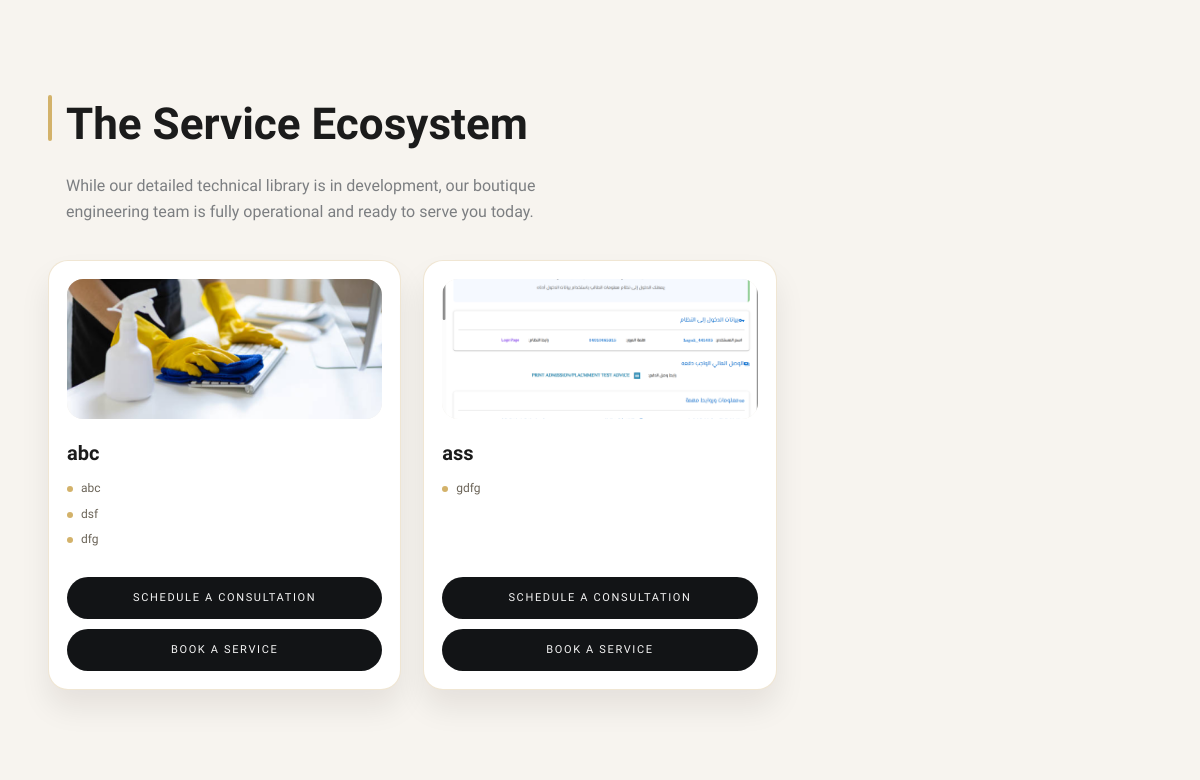
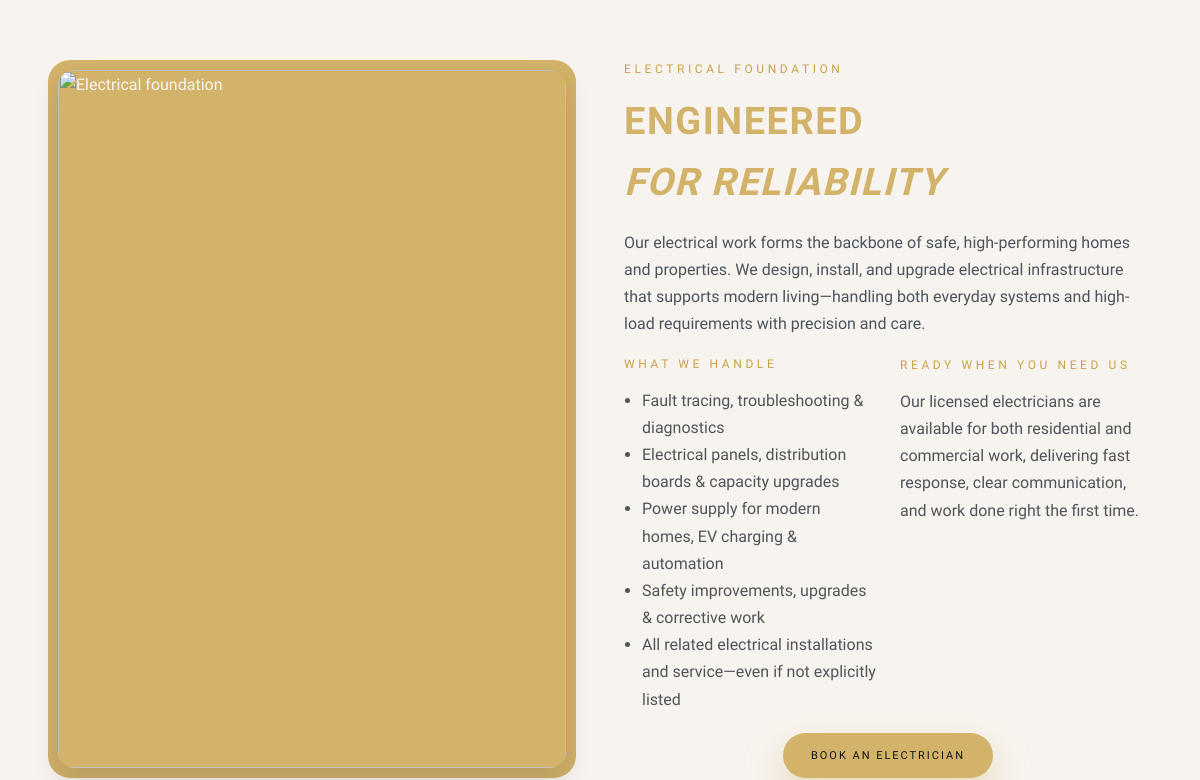
The page /services/ (middle part) on the database as committed earlier (2 pictures, top to bottom).
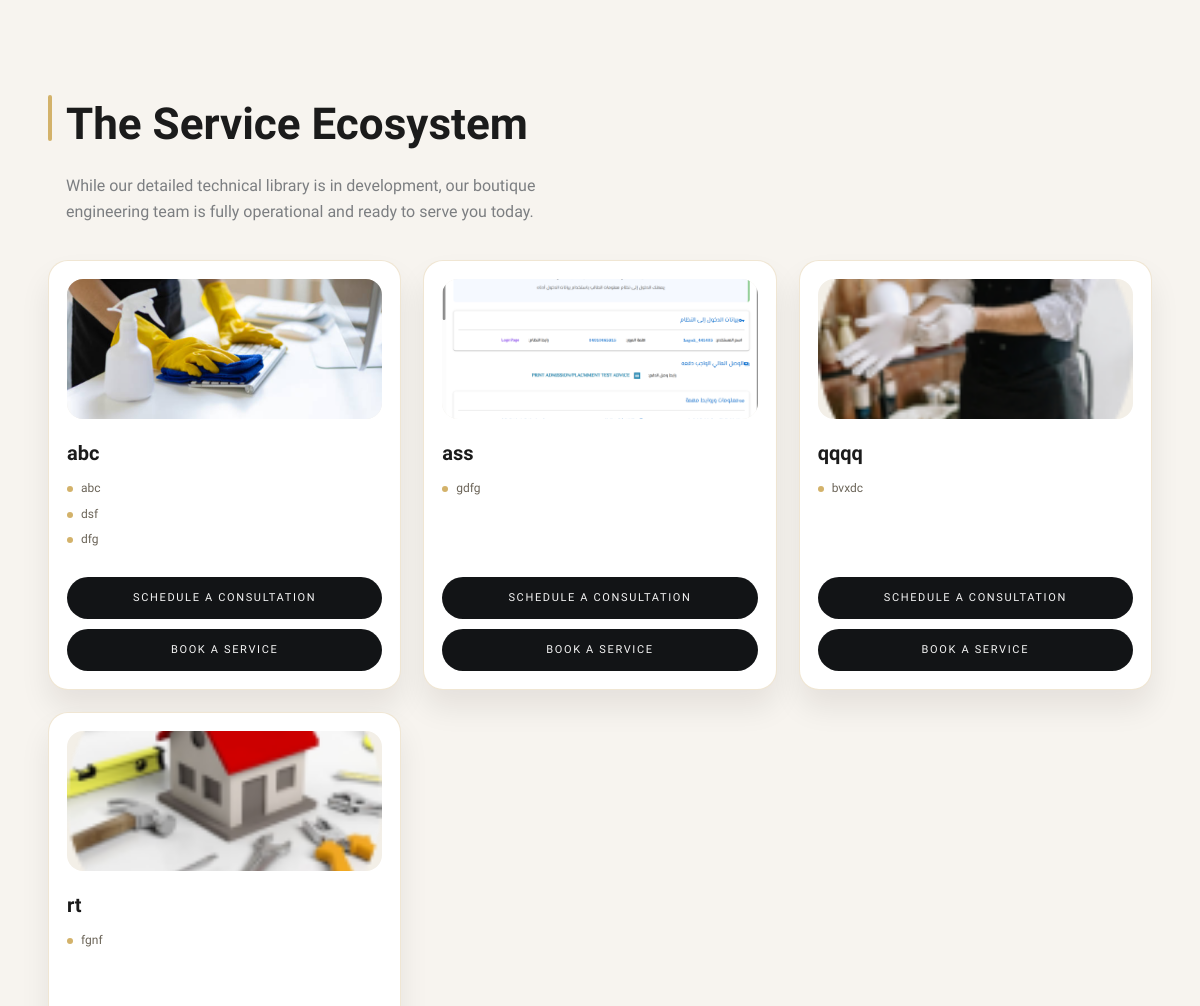
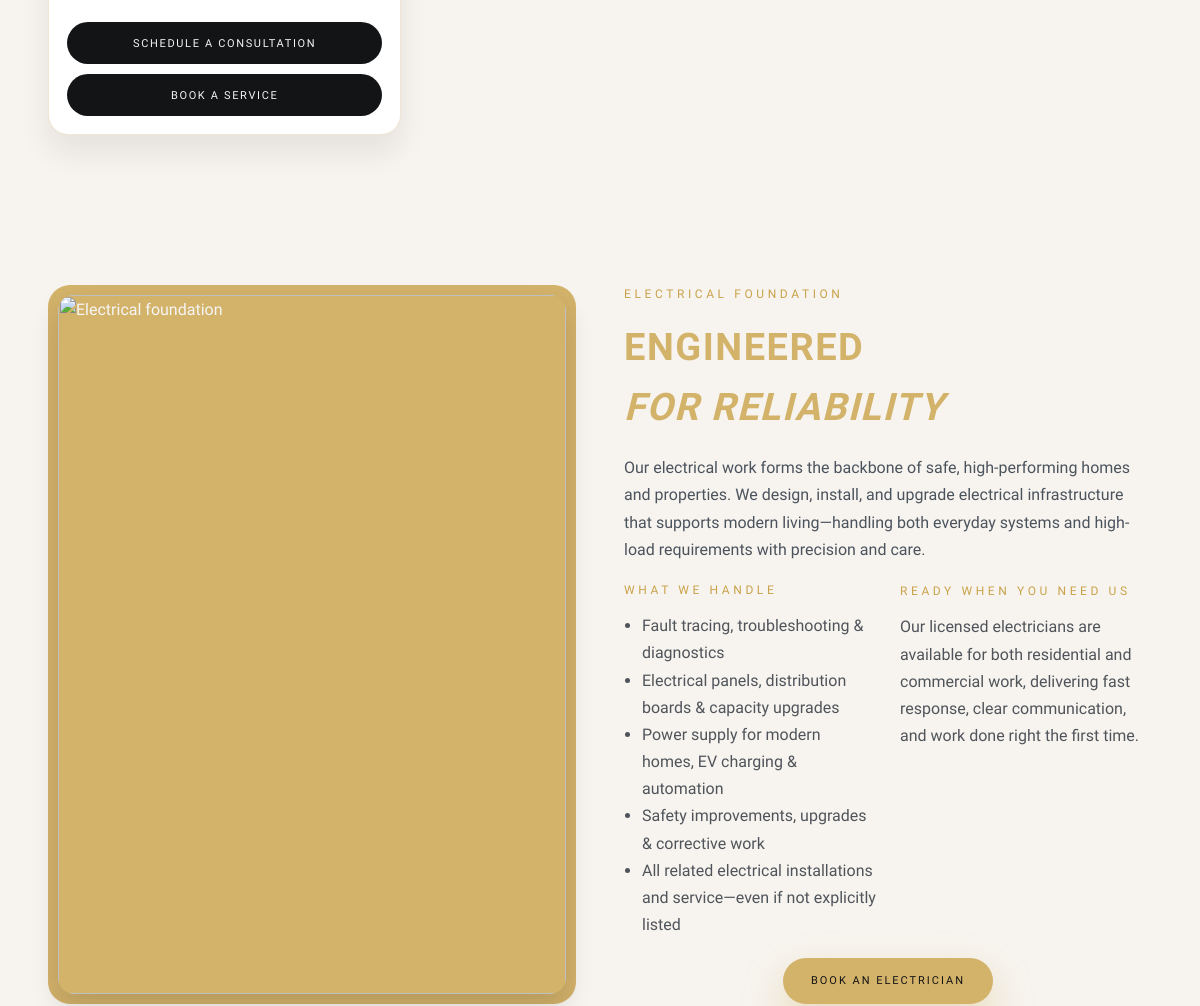
The same page on the database as committed later (2 pictures, top to bottom).
### electricity/models.py (models this page shows, shortened)
class ElectricalService(models.Model):
    title = models.CharField(max_length=120)
    short_description = models.TextField()
    bullet_points = models.TextField(blank=True, default="")
    icon = models.ImageField(upload_to='electricity/services/', blank=True, null=True)
    price = models.DecimalField(max_digits=10, decimal_places=2, default=0, blank=True, null=True)
    duration_minutes = models.PositiveIntegerField(default=0, blank=True, null=True)
    service_fee = models.DecimalField(max_digits=10, decimal_places=2, default=0)
    base_fee = models.DecimalField(max_digits=10, decimal_places=2, default=0)
    hourly_rate = models.DecimalField(max_digits=10, decimal_places=2, default=0)
    night_rate = models.DecimalField(max_digits=10, decimal_places=2, default=0)
    transport_fee = models.DecimalField(max_digits=10, decimal_places=2, default=0)
    rot_percent = models.DecimalField(max_digits=5, decimal_places=2, default=30)
    currency = models.CharField(max_length=10, default="SEK")
    is_active = models.BooleanField(default=True)
    order = models.PositiveIntegerField(default=0)
    class Meta:
        ordering = ["order", "title"]

### electricity/views.py (the view)
# urls.py: path("services/", views.services, name="services"),
def services(request):
    services_qs = ElectricalService.objects.filter(is_active=True).order_by("order", "title")
    pricing = ServicePricing.objects.filter(is_active=True).order_by("-created_at").first()
    pricing_context = {}
    if pricing:
        base_total = pricing.labor_rate + pricing.transport_fee
        rot_deduction = pricing.labor_rate * (pricing.rot_percent / 100)
        pricing_context = {
            "pricing": pricing,
            "base_total": base_total,
            "rot_deduction": rot_deduction,
            "rot_total": base_total - rot_deduction,
            "hourly_standard": pricing.labor_rate,
            "hourly_rot": pricing.labor_rate - rot_deduction,
        }
    return render(
        request,
        "electricity/services.html",
        {"services": services_qs, **pricing_context},
    )

### electricity/templatetags/electricity_extras.py (called while the page is built)
@register.filter
def split_lines(value):
    if not value:
        return []
    return [line.strip() for line in str(value).splitlines() if line.strip()]

### electricity/templates/electricity/services.html (shortened to what the changed rows need)
{% extends "electricity/base.html" %}
{% load static electricity_extras i18n %}
{% block body_class %}services-page{% endblock %}
{% block content %}
<section class="section section-light" id="service-ecosystem">
  <div class="container">
    <div class="section-header ecosystem-header">
      <div>
        <h2>{% trans "The Service Ecosystem" %}</h2>
      </div>
    </div>
    <div class="service-grid{% if services|length == 1 %} service-grid-single{% endif %}">
      {% for service in services %}
        <article class="service-card service-card-dynamic">
          <div class="service-media">
            {% if service.icon %}
              <img src="{{ service.icon.url }}" alt="{{ service.title }}">
            {% else %}
              <div class="service-fallback">{{ service.title|slice:":2" }}</div>
            {% endif %}
          </div>
          <div class="service-body">
            <h3>{{ service.title }}</h3>
              {% if service.bullet_points %}
                <div class="service-specs">
                  <ul class="service-bullets">
                    {% for line in service.bullet_points|split_lines %}
                      <li>{{ line }}</li>
                    {% endfor %}
                  </ul>
                </div>
              {% elif service.short_description %}
                <div class="service-specs">
                  <ul class="service-bullets">
                    {% for line in service.short_description|split_lines %}
                      <li>{{ line }}</li>
                    {% endfor %}
                  </ul>
                </div>
              {% endif %}
            <div class="service-actions">
              <a class="mini-cta" href="{% url 'electricity:booking_step_1' %}">{% trans "Schedule a consultation" %}</a>
              <a class="mini-cta mini-cta-secondary" href="{% url 'electricity:service_booking_step' 1 %}">{% trans "Book a service" %}</a>
            </div>
          </div>
        </article>
      {% empty %}
        <div class="empty-state">
          <h3>{% trans "No services available yet" %}</h3>
          <p>{% trans "New electrical solutions are being curated. Please check back soon." %}</p>
        </div>
      {% endfor %}
    </div>
  </div>
</section>
<section class="section engineering-section">
  <div class="container engineering-grid">
    <div class="engineering-content">
      <h2>{% trans "ENGINEERED" %}<br><span class="hero-italic">{% trans "FOR RELIABILITY" %}</span></h2>
</div>
  </div>
</section>
{% endblock %}

Rows that differ between the two databases and show on the page:
added ElectricalService: icon (picture), title "qqqq", bullet_points "bvxdc"
added ElectricalService: icon (picture), title "rt", bullet_points "fgnf"
